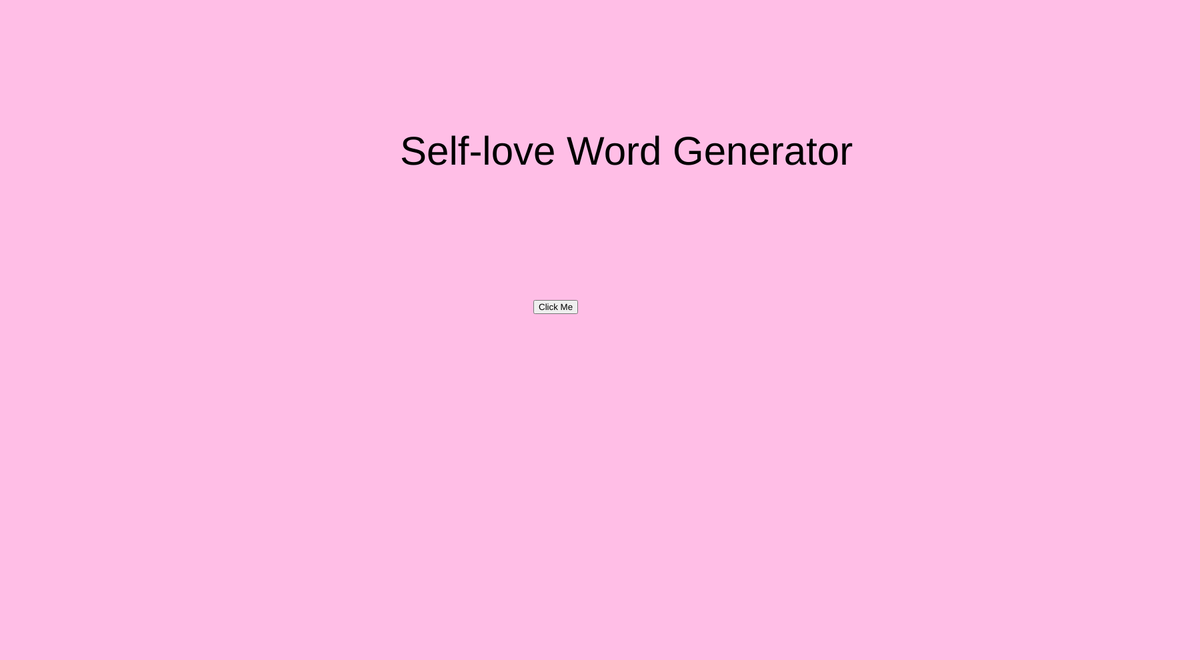
Frame 1 (no input)
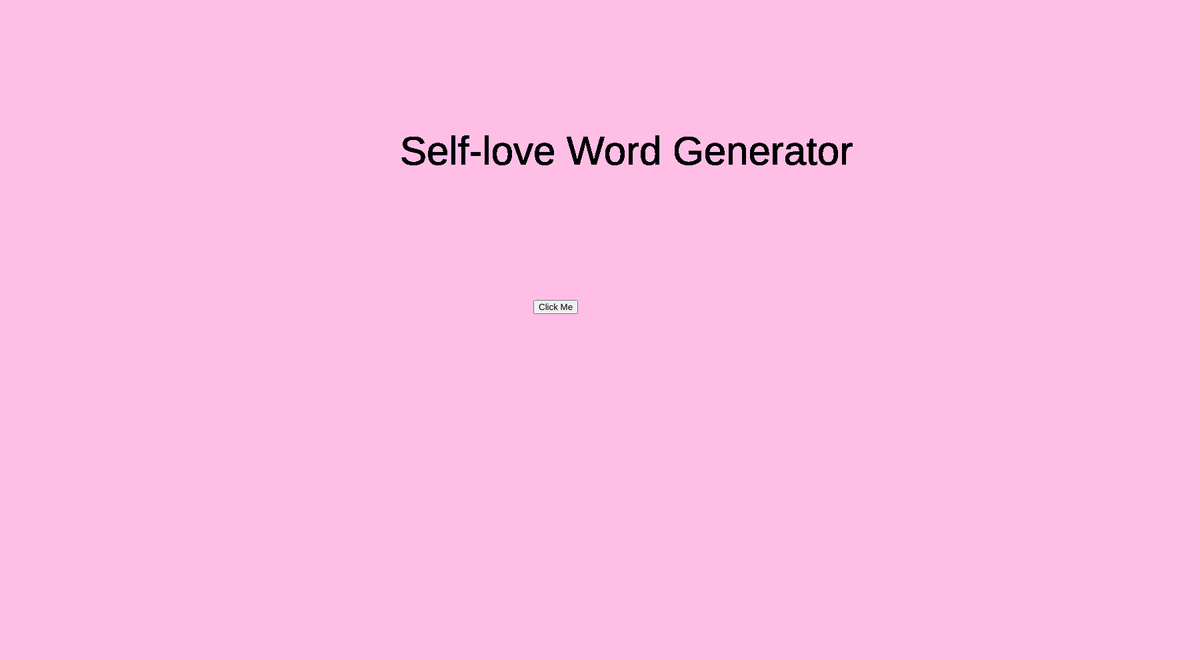
Frame 60 (no input)
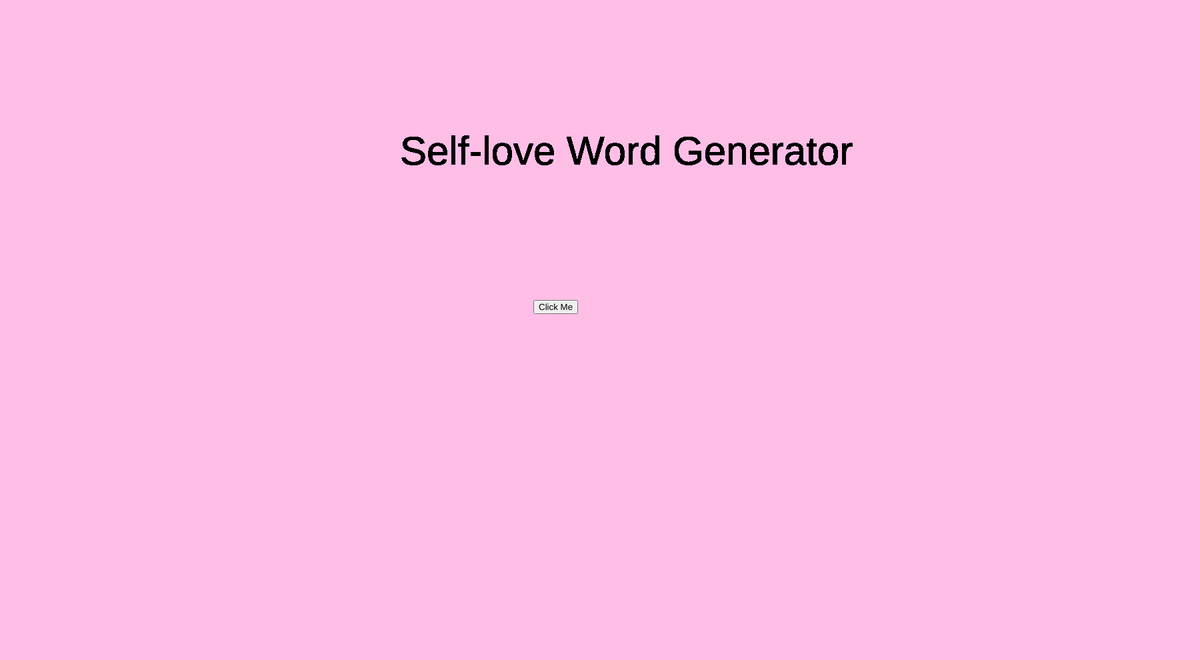
Frame 120 (the mouse pressed at the canvas centre since frame 60)

The p5.js sketch that drew these frames (run headless with seeded random() and noise() and a simulated clock; from frame 60 on, the mouse is pressed at the canvas centre):

// p5.js sketch
// ── sketch.js
var button;

var sl_words = [
  "Self-care isn't selfish",
  "Your mind must arrive at the destination before your life does",
  "Self love is the best love",
  "Love yourself first and everything else falls into line."
  ];

function setup() {
  createCanvas(1800, 990);
  background(255, 190, 230);
  button = createButton('Click Me');
  button.position(800, 450);
  button.mousePressed(changeWord);
}

function draw() {

  var title = 'Self-love Word Generator';
  text(title, 600, 200, textSize(60));

  if (keyIsPressed === true) {
    background(255, 190, 230);
  }
}


function changeWord() {
 var sl_word = random(sl_words);

  fill(random(0,255),(0,100),(0,180));
  textSize(random(20,50));
  text(sl_word,random(width),random(height))
}
